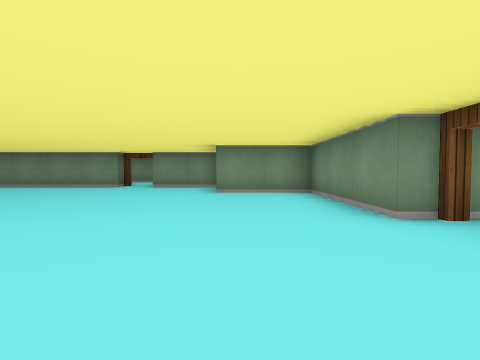
view 1 (above)

24 first-person views from a walk through a cub3D level. The camera is about half as high as the walls, tilts 2° down and sees 85° across. The floor is counted in squares. Each view is taken from the middle of a square. On the plan, view 1 faces up. The plan holds only what a view shows up to about 9 squares ahead; the rest is blank.

view 2
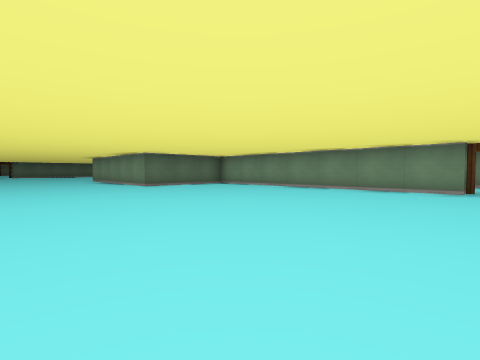

view 3
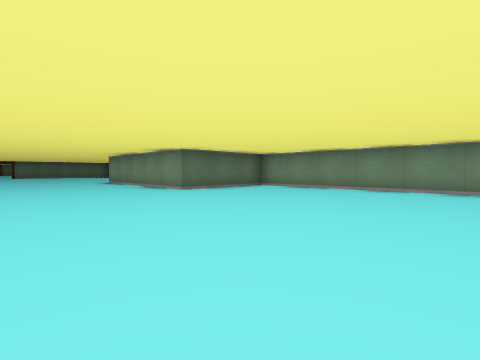

view 4
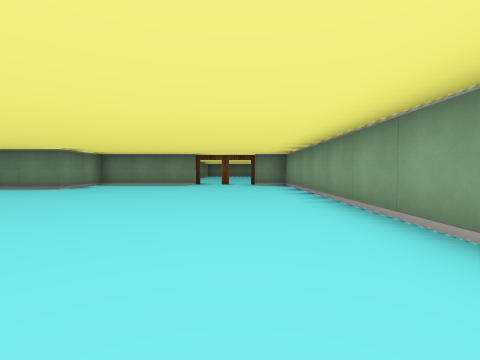

view 5
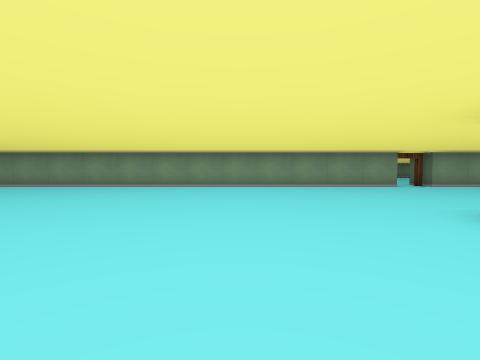

view 6
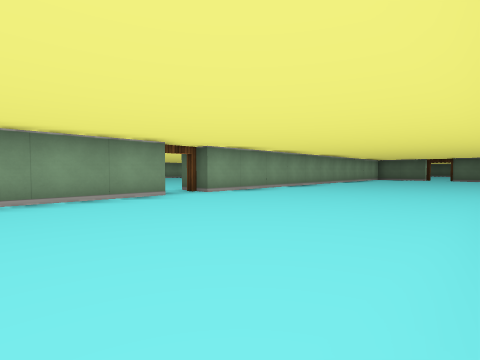

view 7
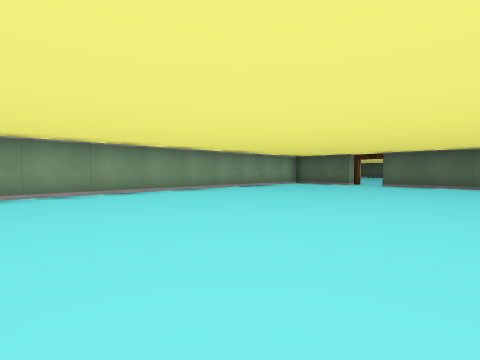

view 8
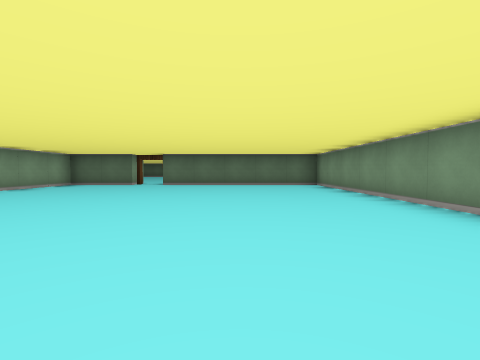

view 9
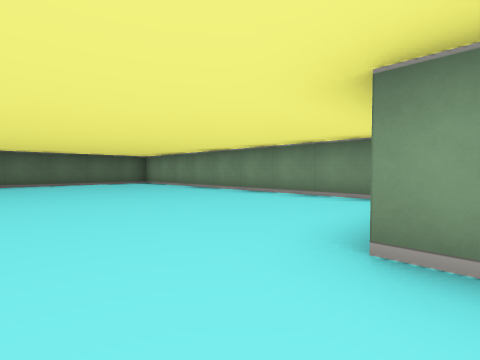

view 10
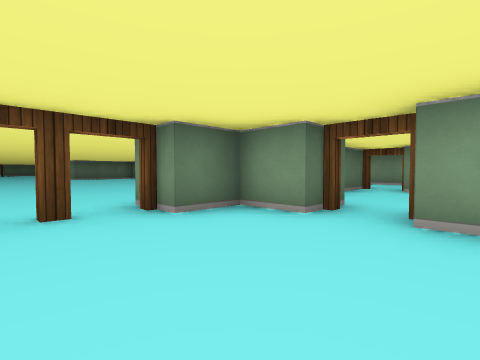

view 11
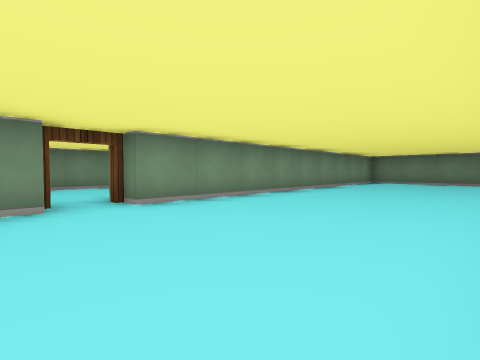

view 12
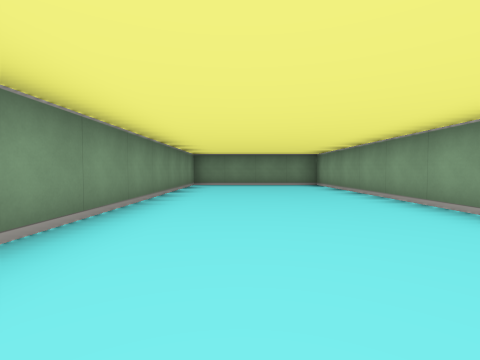

view 13
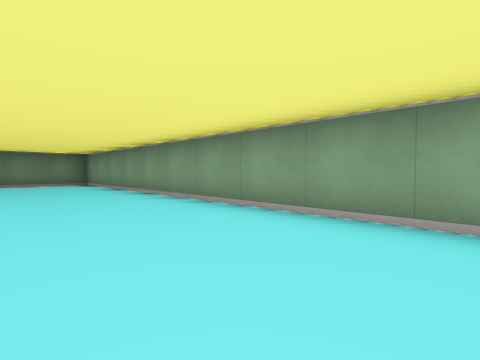

view 14
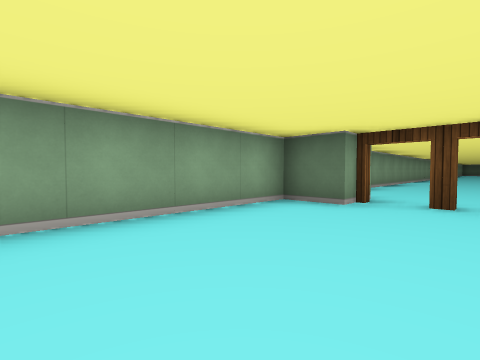

view 15
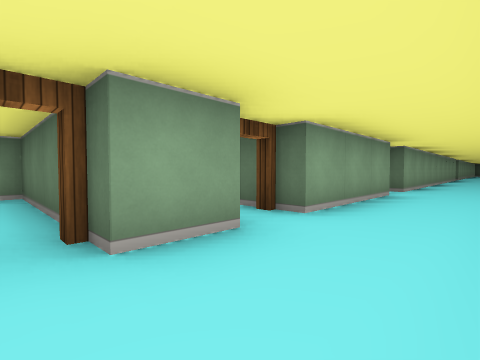

view 16
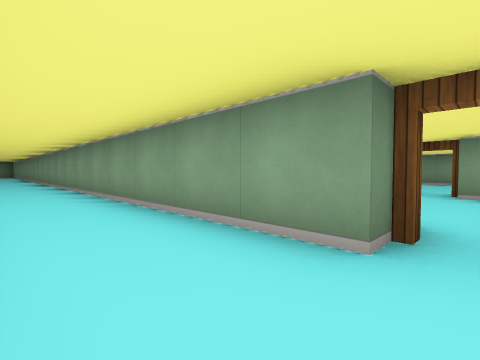

view 17
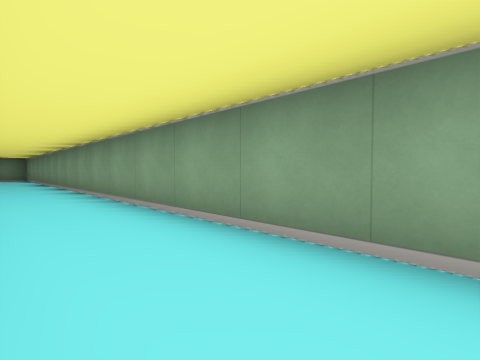

view 18
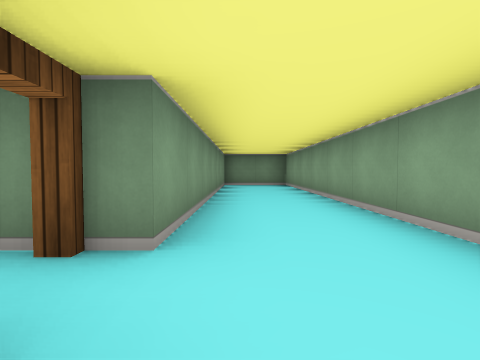

view 19
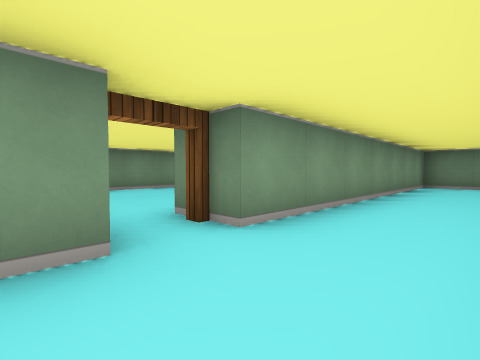

view 20
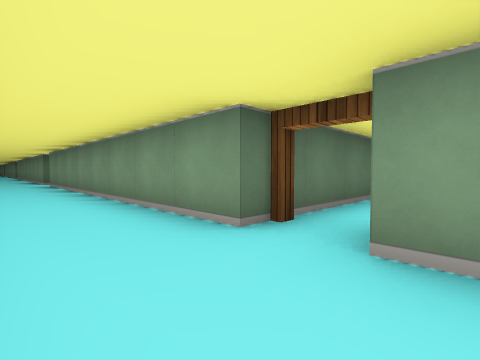

view 21
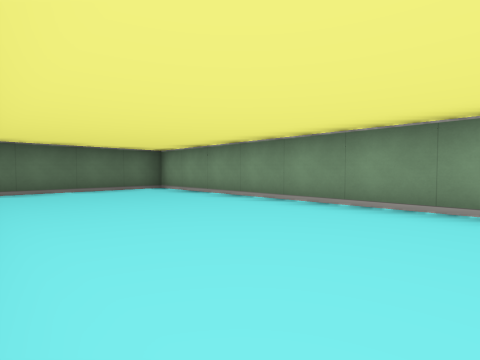

view 22
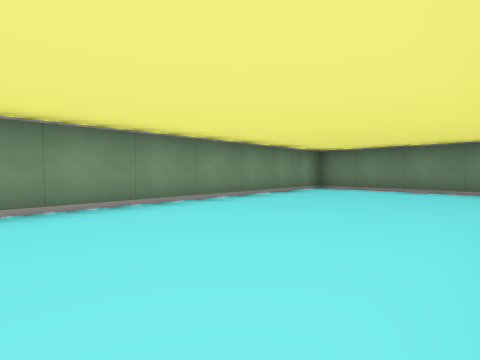

view 23
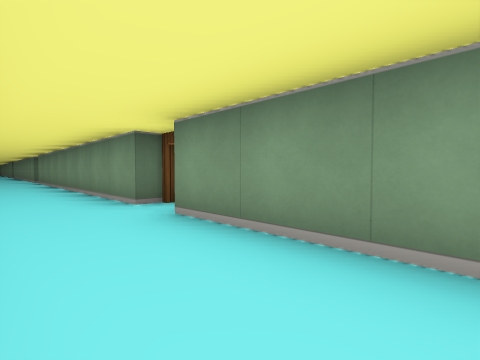

view 24
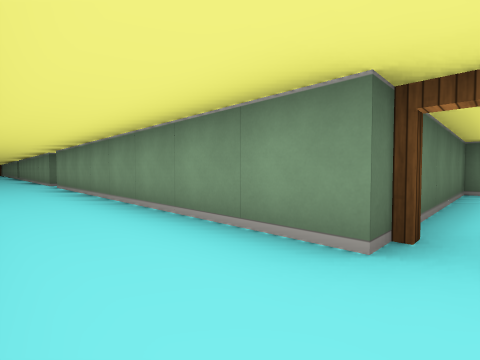

### Floor plan
Ten units are one square. View 1 is at (0, 0); x grows to the right and y downward. Boxes are objects, and circles mark ways between rooms. Rooms are numbered by the first view taken in them; rooms with no view inside come last. Other rooms are left out.
<svg viewBox="-255 -160 495 175">
<path fill="none" stroke="#000" d="M-126 5 15 5 15 -5M-164 -75 -245 -75 -245 -25M-35 -75 -105 -75 -105 -45 -155 -45M-6 -75 -25 -75M-245 -16 -245 5 -135 5M15 -25 15 -55 -5 -55 -5 -70M35 -35 25 -35 25 -25M25 -5 25 5 135 5 135 -35 45 -35M-25 -105 -42 -105M-25 -85 5 -85M15 -85 25 -85M35 -85 235 -85 235 -105 165 -105M-82 -85 -35 -85M65 -105 -15 -105M155 -105 75 -105M235 -122 235 -155 155 -155 155 -105"/>
<circle cx="20" cy="-15" r="3" fill="#2a7"/>
<circle cx="-30" cy="-80" r="3" fill="#2a7"/>
<circle cx="160" cy="-110" r="3" fill="#2a7"/>
<text x="-120" y="-30">1</text>
<text x="80" y="-20">2</text>
<text x="-10" y="-100">3</text>
<text x="190" y="-140">4</text>
</svg>
Room 1 opens to room 2. Room 1 opens to room 3. Room 3 opens to room 4.

Where each view was taken, in squares from view 1:
view 1: 0 up, 0 right, facing up
view 2: 1 up, 3 left, facing up-left
view 3: 1 up, 5 left, facing up-left
view 4: 1 up, 7 left, facing right
view 5: 7 up, 8 left, facing down
view 6: 4 up, 10 left, facing down-left
view 7: 5 up, 16 left, facing down-left
view 8: 5 up, 16 left, facing left
view 9: 3 up, 15 left, facing up-left
view 10: 1 up, 5 right, facing up-left
view 11: 0 up, 3 right, facing up-right
view 12: 2 up, 5 right, facing right
view 13: 2 up, 4 right, facing down-right
view 14: 2 up, 6 right, facing down-left
view 15: 10 up, 3 right, facing down-left
view 16: 10 up, 3 right, facing down-right
view 17: 10 up, 9 right, facing down-right
view 18: 10 up, 15 right, facing right
view 19: 9 up, 15 right, facing up-right
view 20: 9 up, 17 right, facing up-left
view 21: 12 up, 22 right, facing up-left
view 22: 12 up, 17 right, facing up-right
view 23: 9 up, 10 right, facing up-left
view 24: 9 up, 7 right, facing up-left
